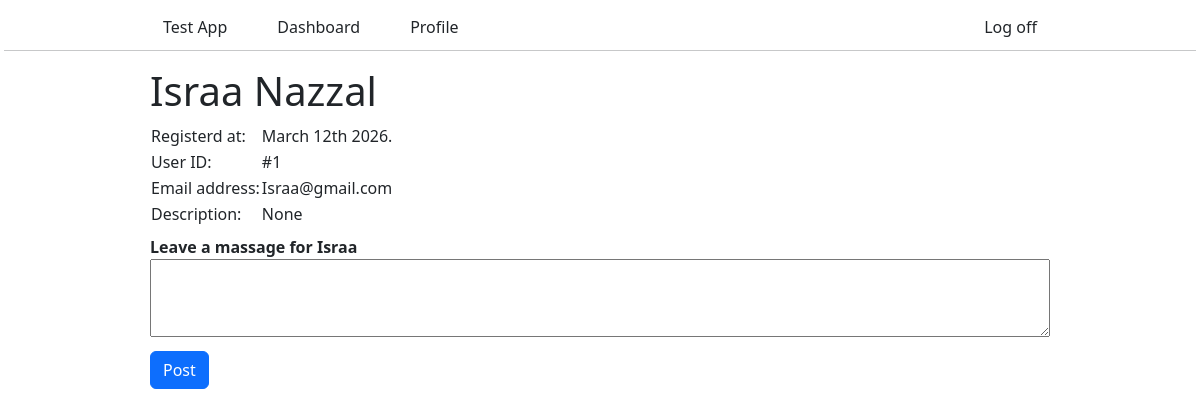
Page /users/show/1 (signed in) on the committed database.
### user_dashboard_app/models.py (models this page shows, shortened)
class User(models.Model):
    first_name = models.CharField(max_length=35)
    last_name = models.CharField(max_length=35)
    email = models.EmailField(unique=True)
    password = models.CharField(max_length=255)
    description = models.TextField(null=True)
    user_level = models.IntegerField()
    created_at = models.DateTimeField(auto_now_add=True)
    updated_at = models.DateTimeField(auto_now=True)
    objects = UserValidator()

### user_dashboard_app/views.py (the view)
# urls.py: path('users/show/<int:id>', views.profile),
def profile(request, id):
    if 'user_id' not in request.session:
        return redirect('/register')
    user = User.objects.get(id = id)
    if not user:
        return redirect('/register')
    context = {
        'first_name': user.first_name,
        'last_name': user.last_name,
        'user_id' : user.id,
        'created_at' : strftime("%B %dth %Y.", user.created_at.timetuple()),
        'email' : user.email,
        'description' : user.description,
        'massages' : user.massages_for.all()
    }
    return render(request, "profile.html", context = context)

### user_dashboard_app/templates/profile.html (shortened to what this page needs)
<!doctype html>
<html lang="en">
  <head>
    <link
      href="https://cdn.jsdelivr.net/npm/bootstrap@5.3.8/dist/css/bootstrap.min.css"
      rel="stylesheet"
    />
  </head>
  <body>
    <header class="align-items-center m-auto mt-2 w-75">
      <div class="d-flex justify-content-between align-items-center">
        <div class="d-flex gap-4">
          <button class="btn" onclick="home()">Test App</button>
          <button class="btn" onclick="dashboard()">Dashboard</button>
          <button class="btn" onclick="profile()">Profile</button>
        </div>
        <button class="btn" onclick="logout()">Log off</button>
      </div>
    </header>
    <hr class="m-1" />
    <main class="m-auto mt-2 w-75">
      <h1 class="mt-3 mb-2">{{first_name}} {{last_name}}</h1>
      <table class="mb-2 mt-2">
        <tr>
          <td>Registerd at:</td>
          <td>{{created_at}}</td>
        </tr>
        <tr>
          <td>User ID:</td>
          <td>#{{user_id}}</td>
        </tr>
        <tr>
          <td>Email address:</td>
          <td>{{email}}</td>
        </tr>
        <tr>
          <td>Description:</td>
          <td>{{description}}</td>
        </tr>
      </table>
      <div>
        <form action="/massage/{{user_id}}" method="post">
          <label for="content">
            <strong>Leave a massage for {{first_name}}</strong>
          </label>
          <textarea
            name="content"
            id="content"
            rows="3"
            class="w-100"
          ></textarea>
          <input type="submit" value="Post" class="btn btn-primary mt-2" />
        </form>
      </div>
    </main>
  </body>
</html>

### rows in the picture
User: first_name "Israa", last_name "Nazzal", email "Israa@gmail.com"

### other values in the picture
{{ created_at }} "March 12th 2026."
{{ user_id }} "1"
{{ description }} "None"
